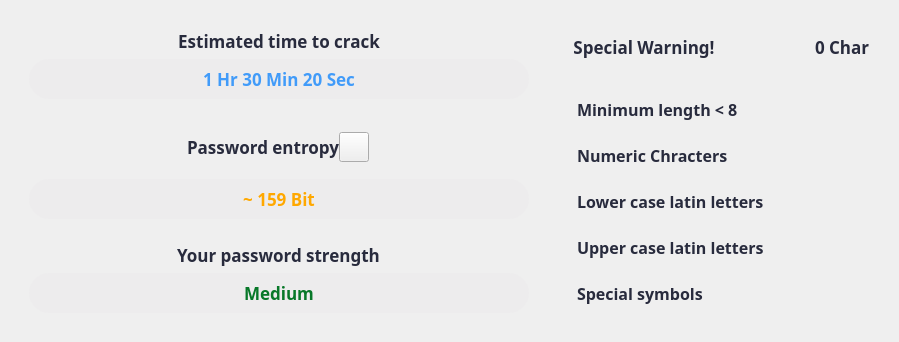
              <widget class="QWidget" name="widget_21" native="true">
               <property name="styleSheet">
                <string notr="true"/>
               </property>
               <layout class="QHBoxLayout" name="horizontalLayout_12">
                <item>
                 <widget class="QWidget" name="widget_24" native="true">
                  <property name="minimumSize">
                   <size>
                    <width>0</width>
                    <height>0</height>
                   </size>
                  </property>
                  <property name="styleSheet">
                   <string notr="true"/>
                  </property>
                  <layout class="QVBoxLayout" name="verticalLayout_14">
                   <item>
                    <widget class="QWidget" name="widget_28" native="true">
                     <property name="styleSheet">
                      <string notr="true"/>
                     </property>
                     <layout class="QVBoxLayout" name="verticalLayout_17">
                      <item alignment="Qt::AlignHCenter">
                       <widget class="QLabel" name="label_timeToCrack">
                        <property name="maximumSize">
                         <size>
                          <width>500</width>
                          <height>40</height>
                         </size>
                        </property>
                        <property name="font">
                         <font>
                          <family>Bahnschrift SemiBold</family>
                          <pointsize>13</pointsize>
                          <weight>75</weight>
                          <bold>true</bold>
                         </font>
                        </property>
                        <property name="styleSheet">
                         <string notr="true">color: rgba(40,43,61,255) ;</string>
                        </property>
                        <property name="text">
                         <string>Estimated time to crack</string>
                        </property>
                        <property name="alignment">
                         <set>Qt::AlignCenter</set>
                        </property>
                       </widget>
                      </item>
                      <item alignment="Qt::AlignHCenter">
                       <widget class="QLabel" name="label_outputTimeToCrack">
                        <property name="minimumSize">
                         <size>
                          <width>500</width>
                          <height>40</height>
                         </size>
                        </property>
                        <property name="maximumSize">
                         <size>
                          <width>500</width>
                          <height>40</height>
                         </size>
                        </property>
                        <property name="font">
                         <font>
                          <family>Bahnschrift SemiBold</family>
                          <pointsize>13</pointsize>
                          <weight>75</weight>
                          <bold>true</bold>
                         </font>
                        </property>
                        <property name="styleSheet">
                         <string notr="true">color:rgb(65,155,249);
background-color: rgb(237, 236, 237);
border-radius: 20px;</string>
                        </property>
                        <property name="text">
                         <string>1 Hr 30 Min 20 Sec</string>
                        </property>
                        <property name="alignment">
                         <set>Qt::AlignCenter</set>
                        </property>
                       </widget>
                      </item>
                     </layout>
                    </widget>
                   </item>
                   <item>
                    <widget class="QWidget" name="widget_30" native="true">
                     <layout class="QVBoxLayout" name="verticalLayout_18">
                      <item alignment="Qt::AlignHCenter">
                       <widget class="QWidget" name="widget_96" native="true">
                        <property name="minimumSize">
                         <size>
                          <width>0</width>
                          <height>0</height>
                         </size>
                        </property>
                        <layout class="QHBoxLayout" name="horizontalLayout_39">
                         <property name="spacing">
                          <number>0</number>
                         </property>
                         <property name="rightMargin">
                          <number>11</number>
                         </property>
                         <property name="bottomMargin">
                          <number>11</number>
                         </property>
                         <item alignment="Qt::AlignHCenter">
                          <widget class="QLabel" name="label_entropy">
                           <property name="maximumSize">
                            <size>
                             <width>500</width>
                             <height>40</height>
                            </size>
                           </property>
                           <property name="font">
                            <font>
                             <family>Bahnschrift SemiBold</family>
                             <pointsize>13</pointsize>
                             <weight>75</weight>
                             <bold>true</bold>
                            </font>
                           </property>
                           <property name="styleSheet">
                            <string notr="true">color: rgba(40,43,61,255) ;</string>
                           </property>
                           <property name="text">
                            <string>Password entropy</string>
                           </property>
                           <property name="alignment">
                            <set>Qt::AlignCenter</set>
                           </property>
                          </widget>
                         </item>
                         <item alignment="Qt::AlignHCenter|Qt::AlignTop">
                          <widget class="QPushButton" name="btn_infoEntropy">
                           <property name="minimumSize">
                            <size>
                             <width>30</width>
                             <height>30</height>
                            </size>
                           </property>
                           <property name="maximumSize">
                            <size>
                             <width>30</width>
                             <height>30</height>
                            </size>
                           </property>
                           <property name="cursor">
                            <cursorShape>PointingHandCursor</cursorShape>
                           </property>
                           <property name="text">
                            <string/>
                           </property>
                           <property name="icon">
                            <iconset>
                             <normaloff>icons8-info-20.png</normaloff>icons8-info-20.png</iconset>
                           </property>
                           <property name="iconSize">
                            <size>
                             <width>20</width>
                             <height>20</height>
                            </size>
                           </property>
                          </widget>
                         </item>
                        </layout>
                       </widget>
                      </item>
                      <item alignment="Qt::AlignHCenter">
                       <widget class="QLabel" name="label_outputEntropy">
                        <property name="minimumSize">
                         <size>
                          <width>500</width>
                          <height>40</height>
                         </size>
                        </property>
                        <property name="maximumSize">
                         <size>
                          <width>500</width>
                          <height>40</height>
                         </size>
                        </property>
                        <property name="font">
                         <font>
                          <family>Bahnschrift SemiBold</family>
                          <pointsize>13</pointsize>
                          <weight>75</weight>
                          <bold>true</bold>
                         </font>
                        </property>
                        <property name="styleSheet">
                         <string notr="true">color: rgb(255,168,0);
background-color: rgb(237, 236, 237);
border-radius: 20px;</string>
                        </property>
                        <property name="text">
                         <string>~ 159 Bit</string>
                        </property>
                        <property name="alignment">
                         <set>Qt::AlignCenter</set>
                        </property>
                       </widget>
                      </item>
                     </layout>
                    </widget>
                   </item>
                   <item>
                    <widget class="QWidget" name="widget_29" native="true">
                     <property name="minimumSize">
                      <size>
                       <width>500</width>
                       <height>20</height>
                      </size>
                     </property>
                     <layout class="QVBoxLayout" name="verticalLayout_19">
                      <item alignment="Qt::AlignHCenter">
                       <widget class="QLabel" name="label_pwdStrength">
                        <property name="maximumSize">
                         <size>
                          <width>500</width>
                          <height>40</height>
                         </size>
                        </property>
                        <property name="font">
                         <font>
                          <family>Bahnschrift SemiBold</family>
                          <pointsize>13</pointsize>
                          <weight>75</weight>
                          <bold>true</bold>
                         </font>
                        </property>
                        <property name="styleSheet">
                         <string notr="true">color: rgba(40,43,61,255) ;</string>
                        </property>
                        <property name="text">
                         <string>Your password strength</string>
                        </property>
                        <property name="alignment">
                         <set>Qt::AlignCenter</set>
                        </property>
                       </widget>
                      </item>
                      <item alignment="Qt::AlignHCenter">
                       <widget class="QLabel" name="label_outputPasswordStrength">
                        <property name="minimumSize">
                         <size>
                          <width>500</width>
                          <height>40</height>
                         </size>
                        </property>
                        <property name="maximumSize">
                         <size>
                          <width>500</width>
                          <height>40</height>
                         </size>
                        </property>
                        <property name="font">
                         <font>
                          <family>Bahnschrift SemiBold</family>
                          <pointsize>13</pointsize>
                          <weight>75</weight>
                          <bold>true</bold>
                         </font>
                        </property>
                        <property name="styleSheet">
                         <string notr="true">color: rgb(8,120,41);
background-color: rgb(237, 236, 237);
border-radius: 20px;</string>
                        </property>
                        <property name="text">
                         <string>Medium</string>
                        </property>
                        <property name="alignment">
                         <set>Qt::AlignCenter</set>
                        </property>
                       </widget>
                      </item>
                     </layout>
                    </widget>
                   </item>
                  </layout>
                 </widget>
                </item>
                <item>
                 <widget class="QWidget" name="widget_25" native="true">
                  <layout class="QVBoxLayout" name="verticalLayout_15">
                   <item alignment="Qt::AlignHCenter">
                    <widget class="QWidget" name="widget_31" native="true">
                     <layout class="QHBoxLayout" name="horizontalLayout_14">
                      <property name="spacing">
                       <number>100</number>
                      </property>
                      <property name="leftMargin">
                       <number>11</number>
                      </property>
                      <item alignment="Qt::AlignLeft">
                       <widget class="QLabel" name="label_specialWarning">
                        <property name="maximumSize">
                         <size>
                          <width>500</width>
                          <height>50</height>
                         </size>
                        </property>
                        <property name="font">
                         <font>
                          <family>Bahnschrift SemiBold</family>
                          <pointsize>13</pointsize>
                          <weight>75</weight>
                          <bold>true</bold>
                          <kerning>true</kerning>
                         </font>
                        </property>
                        <property name="styleSheet">
                         <string notr="true">color: rgba(40,43,61,255) ;</string>
                        </property>
                        <property name="text">
                         <string>Special Warning!</string>
                        </property>
                        <property name="alignment">
                         <set>Qt::AlignCenter</set>
                        </property>
                       </widget>
                      </item>
                      <item>
                       <widget class="QLabel" name="label_lengthOfPassword">
                        <property name="maximumSize">
                         <size>
                          <width>300</width>
                          <height>50</height>
                         </size>
                        </property>
                        <property name="font">
                         <font>
                          <family>Bahnschrift SemiBold</family>
                          <pointsize>13</pointsize>
                          <weight>75</weight>
                          <bold>true</bold>
                         </font>
                        </property>
                        <property name="styleSheet">
                         <string notr="true">color: rgba(40,43,61,255) ;</string>
                        </property>
                        <property name="text">
                         <string>0 Char</string>
                        </property>
                       </widget>
                      </item>
                     </layout>
                    </widget>
                   </item>
                   <item>
                    <widget class="QWidget" name="widget_32" native="true">
                     <property name="styleSheet">
                      <string notr="true">QCheckBox::indicator{
 	width: 0; height 0;
    border-radius: 10px;

}</string>
                     </property>
                     <layout class="QVBoxLayout" name="verticalLayout_16">
                      <item>
                       <widget class="QCheckBox" name="chk_length">
                        <property name="minimumSize">
                         <size>
                          <width>40</width>
                          <height>40</height>
                         </size>
                        </property>
                        <property name="font">
                         <font>
                          <family>Bahnschrift SemiBold</family>
                          <pointsize>12</pointsize>
                          <weight>75</weight>
                          <bold>true</bold>
                         </font>
                        </property>
                        <property name="styleSheet">
                         <string notr="true">color: rgba(40,43,61,255);
border-radius: 10px;</string>
                        </property>
                        <property name="text">
                         <string>Minimum length &lt; 8</string>
                        </property>
                        <property name="icon">
                         <iconset>
                          <normaloff>icon-no.png</normaloff>icon-no.png</iconset>
                        </property>
                        <property name="iconSize">
                         <size>
                          <width>30</width>
                          <height>30</height>
                         </size>
                        </property>
                       </widget>
                      </item>
                      <item>
                       <widget class="QCheckBox" name="chk_numberic">
                        <property name="minimumSize">
                         <size>
                          <width>40</width>
                          <height>40</height>
                         </size>
                        </property>
                        <property name="font">
                         <font>
                          <family>Bahnschrift SemiBold</family>
                          <pointsize>12</pointsize>
                          <weight>75</weight>
                          <bold>true</bold>
                         </font>
                        </property>
                        <property name="styleSheet">
                         <string notr="true">color: rgba(40,43,61,255);
border-radius: 10px;</string>
                        </property>
                        <property name="text">
                         <string>Numeric Chracters</string>
                        </property>
                        <property name="icon">
                         <iconset>
                          <normaloff>icon-no.png</normaloff>icon-no.png</iconset>
                        </property>
                        <property name="iconSize">
                         <size>
                          <width>30</width>
                          <height>30</height>
                         </size>
                        </property>
                       </widget>
                      </item>
                      <item>
                       <widget class="QCheckBox" name="chk_lower">
                        <property name="minimumSize">
                         <size>
                          <width>40</width>
                          <height>40</height>
                         </size>
                        </property>
                        <property name="font">
                         <font>
                          <family>Bahnschrift SemiBold</family>
                          <pointsize>12</pointsize>
                          <weight>75</weight>
                          <bold>true</bold>
                         </font>
                        </property>
                        <property name="styleSheet">
                         <string notr="true">color: rgba(40,43,61,255);
border-radius: 10px;</string>
                        </property>
                        <property name="text">
                         <string>Lower case latin letters</string>
                        </property>
                        <property name="icon">
                         <iconset>
                          <normaloff>icon-no.png</normaloff>icon-no.png</iconset>
                        </property>
                        <property name="iconSize">
                         <size>
                          <width>30</width>
                          <height>30</height>
                         </size>
                        </property>
                       </widget>
                      </item>
                      <item>
                       <widget class="QCheckBox" name="chk_upper">
                        <property name="minimumSize">
                         <size>
                          <width>40</width>
                          <height>40</height>
                         </size>
                        </property>
                        <property name="font">
                         <font>
                          <family>Bahnschrift SemiBold</family>
                          <pointsize>12</pointsize>
                          <weight>75</weight>
                          <bold>true</bold>
                         </font>
                        </property>
                        <property name="styleSheet">
                         <string notr="true">color: rgba(40,43,61,255);
border-radius: 10px;</string>
                        </property>
                        <property name="text">
                         <string>Upper case latin letters</string>
                        </property>
                        <property name="icon">
                         <iconset>
                          <normaloff>icon-no.png</normaloff>icon-no.png</iconset>
                        </property>
                        <property name="iconSize">
                         <size>
                          <width>30</width>
                          <height>30</height>
                         </size>
                        </property>
                       </widget>
                      </item>
                      <item>
                       <widget class="QCheckBox" name="chk_special">
                        <property name="enabled">
                         <bool>true</bool>
                        </property>
                        <property name="minimumSize">
                         <size>
                          <width>40</width>
                          <height>40</height>
                         </size>
                        </property>
                        <property name="font">
                         <font>
                          <family>Bahnschrift SemiBold</family>
                          <pointsize>12</pointsize>
                          <weight>75</weight>
                          <bold>true</bold>
                         </font>
                        </property>
                        <property name="styleSheet">
                         <string notr="true">color: rgba(40,43,61,255);
border-radius: 10px;</string>
                        </property>
                        <property name="text">
                         <string>Special symbols</string>
                        </property>
                        <property name="icon">
                         <iconset>
                          <normaloff>icon-no.png</normaloff>icon-no.png</iconset>
                        </property>
                        <property name="iconSize">
                         <size>
                          <width>30</width>
                          <height>30</height>
                         </size>
                        </property>
                        <property name="shortcut">
                         <string/>
                        </property>
                        <property name="checkable">
                         <bool>true</bool>
                        </property>
                        <property name="checked">
                         <bool>false</bool>
                        </property>
                        <property name="tristate">
                         <bool>false</bool>
                        </property>
                       </widget>
                      </item>
                     </layout>
                    </widget>
                   </item>
                  </layout>
                 </widget>
                </item>
               </layout>
              </widget>
